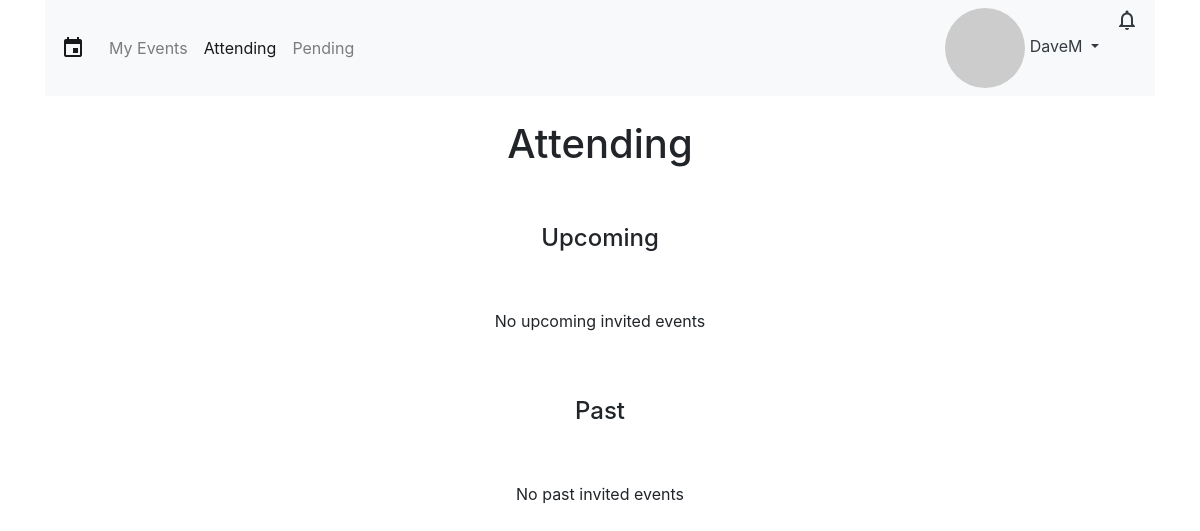
/attending.php (signed in), run on an earlier commit of the app's database.
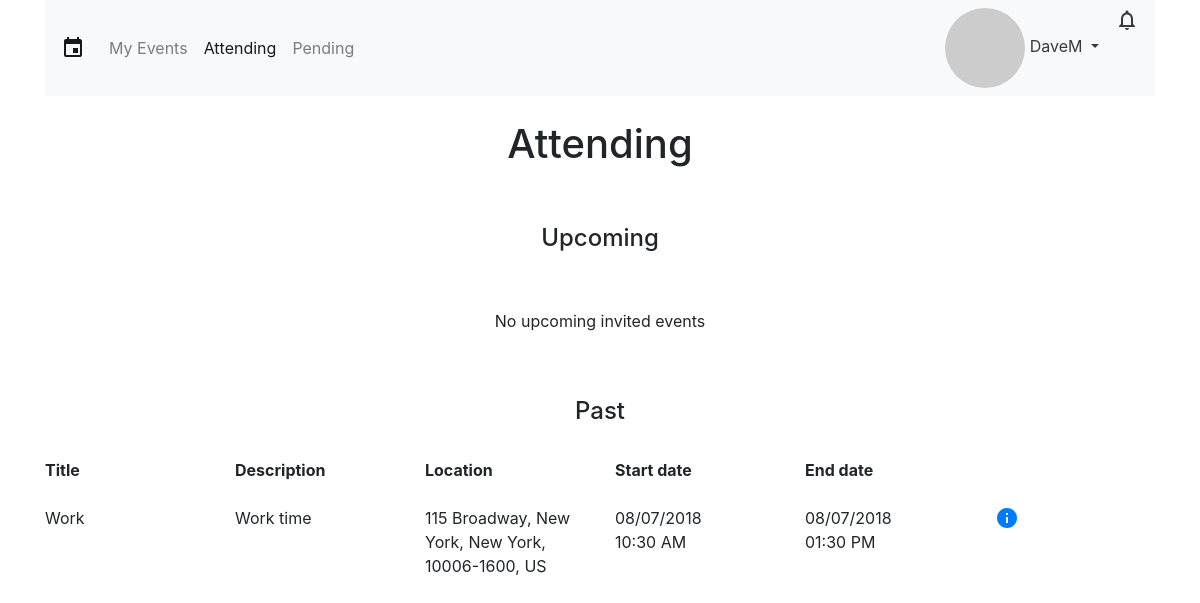
And on a later commit of the database.
### tables this page shows
CREATE TABLE `invite` (
  `id` int(11) NOT NULL,
  `user_id` int(11) NOT NULL,
  `event_id` int(11) NOT NULL,
  `status_id` int(11) NOT NULL
);

CREATE TABLE `events` (
  `event_id` int(11) NOT NULL,
  `title` varchar(50) NOT NULL,
  `description` varchar(255) NOT NULL,
  `location` varchar(255) NOT NULL,
  `startDate` datetime NOT NULL,
  `endDate` datetime NOT NULL
);

### attending.php (the view, shortened to what the changed rows need)
<?php
global $link;
$session_user_id = $_SESSION['user_id'];
$invitedEventsUpcoming_query = "SELECT * FROM invite LEFT OUTER JOIN events ON invite.event_id=events.event_id WHERE user_id='$session_user_id' AND status_id=2 AND events.endDate >= NOW()";
$invitedEventsUpcoming_results = mysqli_query($link, $invitedEventsUpcoming_query);
$invitedEventsPassed_query = "SELECT * FROM invite LEFT OUTER JOIN events ON invite.event_id=events.event_id WHERE user_id='$session_user_id' AND status_id=2 AND events.startDate <= NOW()";
$invitedEventsPassed_results = mysqli_query($link, $invitedEventsPassed_query);
$darkTheme_query = "SELECT darkTheme FROM users WHERE user_id='$session_user_id'";
$darkTheme_result = mysqli_query($link, $darkTheme_query);
$darkTheme = mysqli_fetch_array($darkTheme_result)[0];
?>
<!DOCTYPE html>
<html>
  <head>
    <link rel="stylesheet" href="https://stackpath.bootstrapcdn.com/bootstrap/4.1.1/css/bootstrap.min.css">
    <link rel="stylesheet" href="css/style.css">
  </head>
	<?php
	if($darkTheme == 0){
	?>
  <body>
	<?php
	}
	else if($darkTheme == 1){
	?>
	<body style="background-color: black; color: white">
	<?php
	}
	?>
    <div class="container">
      <br>
      <header>
        <h1 class="text-center">Attending</h1>
      </header>
      <main>
				<br>
				<br>
				<h4 class="text-center">Upcoming</h4>
				<?php
				if(mysqli_num_rows($invitedEventsUpcoming_results) > 0){
				?>
					<br>
		      <div class="row font-weight-bold mb-4">
		      <div class="col-4 col-lg">Title</div>
		      <div class="col-5 col-lg">Description</div>
		      <div class="col-lg-2 d-none d-lg-block">Location</div>
		      <div class="col-lg d-none d-lg-block">Start date</div>
		      <div class="col-lg d-none d-lg-block">End date</div>
					<div class="col-lg d-none d-lg-block"></div>
		      </div>
		      <?php
		      while($invited_row = mysqli_fetch_array($invitedEventsUpcoming_results)){
		      	$upcomingEvent_id = $invited_row['event_id'];
		        $upcomingUserEvents_id = $invited_row['id'];
		        $upcomingTitle = $invited_row['title'];
		        $upcomingDescription = $invited_row['description'];
		        $upcomingLocation = $invited_row['location'];
		        $upcomingStartDate = $invited_row['startDate'];
		        $upcomingStartDateFormatted = date("m/d/Y", strtotime($upcomingStartDate));
		        $upcomingStartTimeFormatted = date("h:i A", strtotime($upcomingStartDate));
		        $upcomingEndDate = $invited_row['endDate'];
		        $upcomingEndDateFormatted = date("m/d/Y", strtotime($upcomingEndDate));
		        $upcomingEndTimeFormatted = date("h:i A", strtotime($upcomingEndDate));
						?>
						<div class="row mb-4">
							<div class="col-4 col-lg"><?php echo $upcomingTitle ?></div>
							<div class="col-5 col-lg"><?php echo $upcomingDescription ?></div>
							<div class="col-lg-2 d-none d-lg-block"><?php echo $upcomingLocation ?></div>
							<div class="col-lg d-none d-lg-block"><?php echo $upcomingStartDateFormatted."<br>".$upcomingStartTimeFormatted ?></div>
							<div class="col-lg d-none d-lg-block"><?php echo $upcomingEndDateFormatted."<br>".$upcomingEndTimeFormatted ?></div>
							<div class="col-2 col-lg"><a href="moreInfo.php?event_id=<?php echo $upcomingEvent_id ?>&userEvents_id=<?php echo $upcomingUserEvents_id ?>&invitedEvent=true" class="material-icons">info</a></div>
						</div>
						<?php
							}
							}
							else{
								echo "
								<br>
								<br>
								<p class='text-lead text-center'>No upcoming invited events</p>";
							}
							echo '
							<br>
							<br>
							<h4 class="text-center">Past</h4>
							';
							if(mysqli_num_rows($invitedEventsPassed_results) > 0){
								?>
								<br>
								<div class="row font-weight-bold mb-4">
									<div class="col-4 col-lg">Title</div>
									<div class="col-5 col-lg">Description</div>
									<div class="col-lg-2 d-none d-lg-block">Location</div>
									<div class="col-lg d-none d-lg-block">Start date</div>
									<div class="col-lg d-none d-lg-block">End date</div>
									<div class="col-lg d-none d-lg-block"></div>
								</div>
								<?php
								while($invited_row = mysqli_fetch_array($invitedEventsPassed_results)){
									$passedEvent_id = $invited_row['event_id'];
									$passedUserEvents_id = $invited_row['id'];
									$passedTitle = $invited_row['title'];
									$passedDescription = $invited_row['description'];
									$passedLocation = $invited_row['location'];
									$passedStartDate = $invited_row['startDate'];
									$passedStartDateFormatted = date("m/d/Y", strtotime($passedStartDate));
									$passedStartTimeFormatted = date("h:i A", strtotime($passedStartDate));
									$passedEndDate = $invited_row['endDate'];
									$passedEndDateFormatted = date("m/d/Y", strtotime($passedEndDate));
									$passedEndTimeFormatted = date("h:i A", strtotime($passedEndDate));
									?>
								<div class="row mb-4">
									<div class="col-4 col-lg"><?php echo $passedTitle ?></div>
									<div class="col-5 col-lg"><?php echo $passedDescription ?></div>
									<div class="col-lg-2 d-none d-lg-block"><?php echo $passedLocation ?></div>
									<div class="col-lg d-none d-lg-block"><?php echo $passedStartDateFormatted."<br>".$passedStartTimeFormatted ?></div>
									<div class="col-lg d-none d-lg-block"><?php echo $passedEndDateFormatted."<br>".$passedEndTimeFormatted ?></div>
									<div class="col-2 col-lg"><a href="moreInfo.php?event_id=<?php echo $passedEvent_id ?>&userEvents_id=<?php echo $passedUserEvents_id ?>&invitedEvent=true" class="material-icons">info</a></div>
								</div>
								<?php
									}
									}
									else{
										echo "
										<br>
										<br>
										<p class='text-lead text-center'>No past invited events</p>";
									}
        ?>
      </main>
    </div>
  </body>
</html>

What changed in the data, as far as the page shows it:
added invite: event.title "Work", event.description "Work time", event.location "115 Broadway, New York, New York, 10006-1600, US", event.startDate "08/07/2018", event.startDate "10:30 AM", event.endDate "08/07/2018", event.endDate "01:30 PM"
Also different on the page:
text no longer shown: "No past invited events"
text now shown: "Title Description Location Start date End date"
